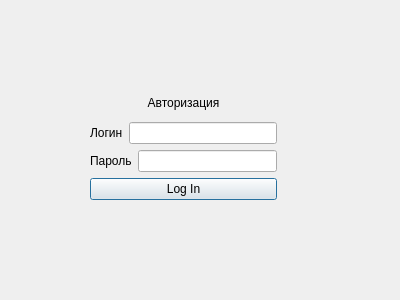
<?xml version="1.0" encoding="UTF-8"?>
<ui version="4.0">
 <class>LoginFragment</class>
 <widget class="QDialog" name="LoginFragment">
  <property name="geometry">
   <rect>
    <x>0</x>
    <y>0</y>
    <width>400</width>
    <height>300</height>
   </rect>
  </property>
  <property name="windowTitle">
   <string>Dialog</string>
  </property>
  <widget class="QWidget" name="horizontalLayoutWidget">
   <property name="geometry">
    <rect>
     <x>0</x>
     <y>0</y>
     <width>71</width>
     <height>301</height>
    </rect>
   </property>
   <layout class="QHBoxLayout" name="horizontalLayout_3"/>
  </widget>
  <widget class="QWidget" name="verticalLayoutWidget">
   <property name="geometry">
    <rect>
     <x>0</x>
     <y>0</y>
     <width>401</width>
     <height>41</height>
    </rect>
   </property>
   <layout class="QVBoxLayout" name="verticalLayout_3"/>
  </widget>
  <widget class="QWidget" name="">
   <property name="geometry">
    <rect>
     <x>90</x>
     <y>90</y>
     <width>187</width>
     <height>110</height>
    </rect>
   </property>
   <layout class="QVBoxLayout" name="verticalLayout_2">
    <item>
     <widget class="QLabel" name="label">
      <property name="text">
       <string>&lt;html&gt;&lt;head/&gt;&lt;body&gt;&lt;p align=&quot;center&quot;&gt;Авторизация&lt;/p&gt;&lt;/body&gt;&lt;/html&gt;</string>
      </property>
     </widget>
    </item>
    <item>
     <layout class="QVBoxLayout" name="verticalLayout">
      <item>
       <layout class="QHBoxLayout" name="horizontalLayout">
        <item>
         <widget class="QLabel" name="label_2">
          <property name="text">
           <string>Логин</string>
          </property>
         </widget>
        </item>
        <item>
         <widget class="QLineEdit" name="login"/>
        </item>
       </layout>
      </item>
      <item>
       <layout class="QHBoxLayout" name="horizontalLayout_2">
        <item>
         <widget class="QLabel" name="label_3">
          <property name="text">
           <string>Пароль</string>
          </property>
         </widget>
        </item>
        <item>
         <widget class="QLineEdit" name="password"/>
        </item>
       </layout>
      </item>
     </layout>
    </item>
    <item>
     <widget class="QPushButton" name="logIn">
      <property name="text">
       <string>Log In</string>
      </property>
     </widget>
    </item>
   </layout>
  </widget>
 </widget>
 <resources/>
 <connections/>
</ui>
